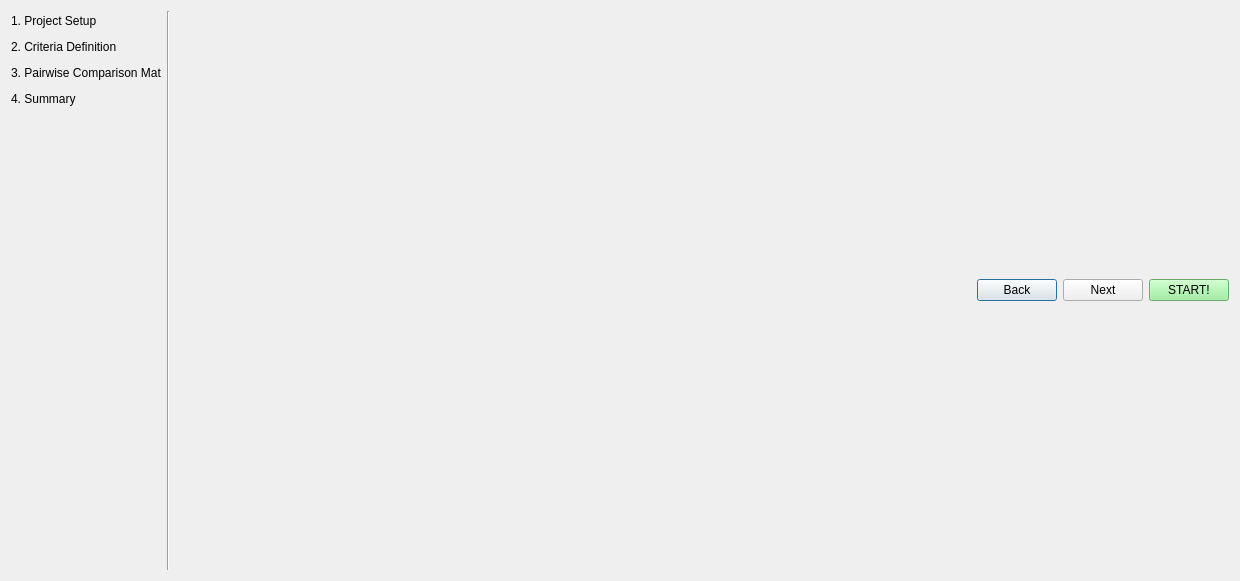
<?xml version="1.0" encoding="UTF-8"?>
<ui version="4.0">
 <class>mainWindow</class>
 <widget class="QDialog" name="mainWindow">
  <property name="geometry">
   <rect>
    <x>0</x>
    <y>0</y>
    <width>1240</width>
    <height>581</height>
   </rect>
  </property>
  <property name="windowTitle">
   <string>QGIS AHP Plugin</string>
  </property>
  <layout class="QGridLayout" name="gridLayout">
   <item row="0" column="0">
    <layout class="QHBoxLayout" name="horizontalLayout">
     <property name="sizeConstraint">
      <enum>QLayout::SetMinimumSize</enum>
     </property>
     <item>
      <layout class="QVBoxLayout" name="verticalLayout">
       <property name="sizeConstraint">
        <enum>QLayout::SetDefaultConstraint</enum>
       </property>
       <item>
        <widget class="QLabel" name="setup_lbl">
         <property name="sizePolicy">
          <sizepolicy hsizetype="Fixed" vsizetype="Preferred">
           <horstretch>0</horstretch>
           <verstretch>0</verstretch>
          </sizepolicy>
         </property>
         <property name="minimumSize">
          <size>
           <width>150</width>
           <height>20</height>
          </size>
         </property>
         <property name="frameShape">
          <enum>QFrame::NoFrame</enum>
         </property>
         <property name="lineWidth">
          <number>2</number>
         </property>
         <property name="text">
          <string>1. Project Setup</string>
         </property>
        </widget>
       </item>
       <item>
        <widget class="QLabel" name="criteria_lbl">
         <property name="sizePolicy">
          <sizepolicy hsizetype="Fixed" vsizetype="Preferred">
           <horstretch>0</horstretch>
           <verstretch>0</verstretch>
          </sizepolicy>
         </property>
         <property name="minimumSize">
          <size>
           <width>150</width>
           <height>20</height>
          </size>
         </property>
         <property name="frameShape">
          <enum>QFrame::NoFrame</enum>
         </property>
         <property name="lineWidth">
          <number>2</number>
         </property>
         <property name="text">
          <string>2. Criteria Definition</string>
         </property>
        </widget>
       </item>
       <item>
        <widget class="QLabel" name="ahp_lbl">
         <property name="sizePolicy">
          <sizepolicy hsizetype="Fixed" vsizetype="Preferred">
           <horstretch>0</horstretch>
           <verstretch>0</verstretch>
          </sizepolicy>
         </property>
         <property name="minimumSize">
          <size>
           <width>150</width>
           <height>20</height>
          </size>
         </property>
         <property name="frameShape">
          <enum>QFrame::NoFrame</enum>
         </property>
         <property name="lineWidth">
          <number>2</number>
         </property>
         <property name="text">
          <string>3. Pairwise Comparison Matrix</string>
         </property>
        </widget>
       </item>
       <item>
        <widget class="QLabel" name="summary_lbl">
         <property name="sizePolicy">
          <sizepolicy hsizetype="Fixed" vsizetype="Preferred">
           <horstretch>0</horstretch>
           <verstretch>0</verstretch>
          </sizepolicy>
         </property>
         <property name="minimumSize">
          <size>
           <width>150</width>
           <height>20</height>
          </size>
         </property>
         <property name="frameShape">
          <enum>QFrame::NoFrame</enum>
         </property>
         <property name="frameShadow">
          <enum>QFrame::Plain</enum>
         </property>
         <property name="lineWidth">
          <number>2</number>
         </property>
         <property name="midLineWidth">
          <number>0</number>
         </property>
         <property name="text">
          <string>4. Summary</string>
         </property>
        </widget>
       </item>
       <item>
        <spacer name="verticalSpacer">
         <property name="orientation">
          <enum>Qt::Vertical</enum>
         </property>
         <property name="sizeHint" stdset="0">
          <size>
           <width>20</width>
           <height>40</height>
          </size>
         </property>
        </spacer>
       </item>
      </layout>
     </item>
     <item>
      <spacer name="horizontalSpacer">
       <property name="orientation">
        <enum>Qt::Horizontal</enum>
       </property>
       <property name="sizeType">
        <enum>QSizePolicy::Fixed</enum>
       </property>
       <property name="sizeHint" stdset="0">
        <size>
         <width>0</width>
         <height>20</height>
        </size>
       </property>
      </spacer>
     </item>
     <item>
      <widget class="Line" name="line">
       <property name="orientation">
        <enum>Qt::Vertical</enum>
       </property>
      </widget>
     </item>
     <item>
      <layout class="QVBoxLayout" name="verticalLayout_2">
       <item>
        <layout class="QGridLayout" name="pageContainer"/>
       </item>
       <item>
        <layout class="QHBoxLayout" name="horizontalLayout_2">
         <item>
          <spacer name="horizontalSpacer_2">
           <property name="orientation">
            <enum>Qt::Horizontal</enum>
           </property>
           <property name="sizeHint" stdset="0">
            <size>
             <width>40</width>
             <height>20</height>
            </size>
           </property>
          </spacer>
         </item>
         <item>
          <widget class="QPushButton" name="prevPage_btn">
           <property name="text">
            <string>Back</string>
           </property>
          </widget>
         </item>
         <item>
          <widget class="QPushButton" name="nextPage_btn">
           <property name="text">
            <string>Next</string>
           </property>
          </widget>
         </item>
         <item>
          <widget class="QPushButton" name="start_btn">
           <property name="autoFillBackground">
            <bool>false</bool>
           </property>
           <property name="styleSheet">
            <string notr="true">background-color: lightgreen; 
font: 75 8pt &quot;MS Shell Dlg 2&quot;;</string>
           </property>
           <property name="text">
            <string>START!</string>
           </property>
          </widget>
         </item>
        </layout>
       </item>
      </layout>
     </item>
    </layout>
   </item>
  </layout>
 </widget>
 <resources/>
 <connections/>
</ui>
